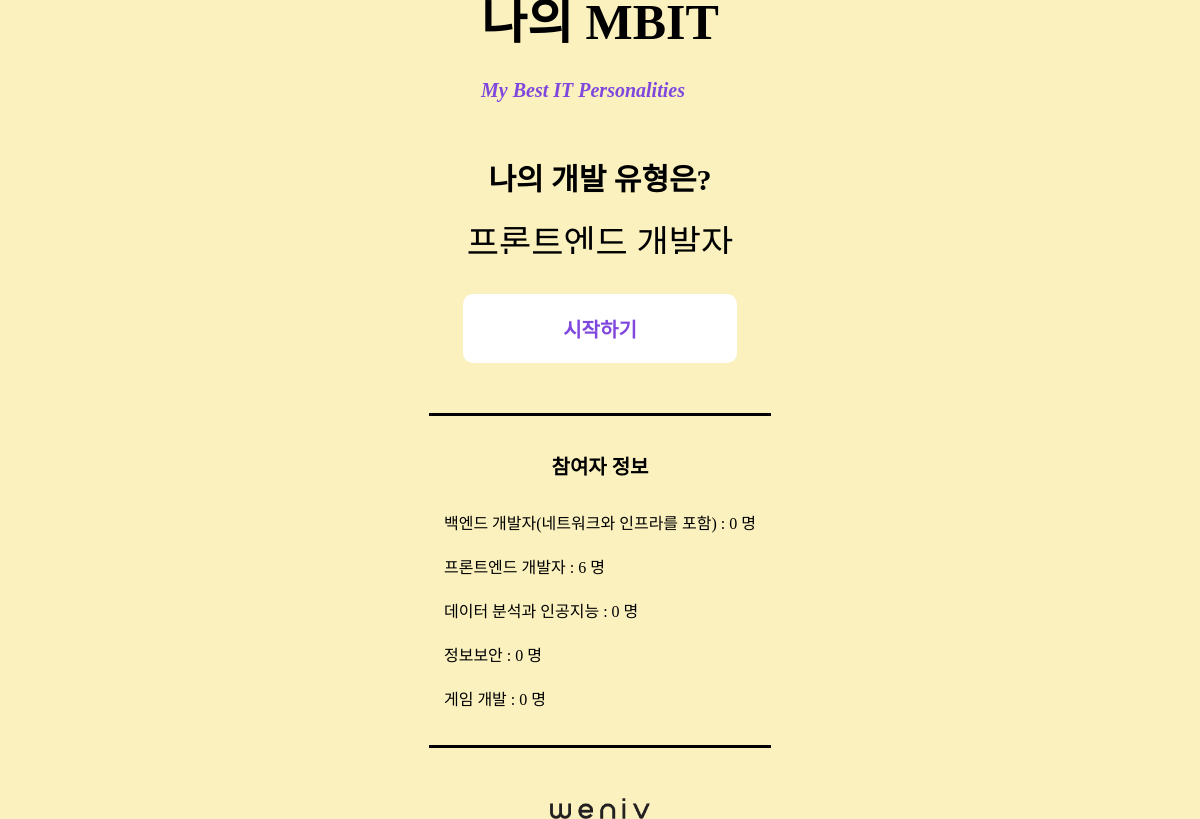
The page / on the database its author committed.
### main/models.py (models this page shows, shortened)
class Developer(models.Model):
    name = models.CharField(max_length=50)
    count = models.IntegerField(default=0)

### main/views.py (the view)
# urls.py: path('', views.index),
def index(request):
    developers = Developer.objects.all()
    print(developers.query)
    context = {
        'developers': developers,
    }
    return render(request, 'index.html', context = context)

### main/templates/index.html (shortened to what this page needs)
{% load static %}
<!DOCTYPE html>
<html lang="ko">
<head>
    <link rel="stylesheet" type="text/css" href="{% static 'css/reset.css' %}">
    <link rel="stylesheet" type="text/css" href="{% static 'css/style.css' %}">
</head>
<body>
    <main id="mainContents">
        <h1 class="title">
            <strong class="main_title">나의 MBIT</strong>
            <em class="sub_title">My Best IT Personalities</em>
        </h1>
        <section class="intro">
            <h2>나의 개발 유형은?</h2>
            <div class="box_type">
                <ul class="list_type">
                    <li>프론트엔드 개발자</li>
                </ul>
            </div>
        </section>
        <a href="/form/" class="btn_start">시작하기</a>
        <section class="result_data">
            <h2>참여자 정보</h2>
            <ul>
                 {% for developer in developers %}
                    <li>{{ developer.name }} : {{developer.count}} 명</li>
                {% endfor %}
            </ul>
        </section>
        <footer class="weniv">
            <a href="">
                <img src="{% static 'images/weniv_logo_black.png' %}" alt="weniv 홈으로">
            </a>
        </footer>
    </main>
</body>
</html>

### main/static/css/style.css (style rules this page uses)
#mainContents { display: flex; flex-direction: column; align-items: center; justify-content: center; width: 100vw; height: 100vh; }
.title { margin-bottom: 50px; }
.main_title { display: block; font-size: 50px; margin-bottom: 15px; }
.sub_title { font-size: 20px; color: #7F47DD; }
.intro { text-align: center; margin-bottom: 40px; }
.intro h2 { font-size: 30px; margin-bottom: 15px; }
.box_type { font-size: 35px; height: 40px; overflow: hidden; }
.box_type .list_type { animation: rotate 7s infinite; }
.btn_start { padding: 20px 100px; margin-bottom: 50px; border-radius: 10px; background-color: white; color: #7F47DD; font-size: 20px; font-weight: bold; }
.result_data { margin-bottom: 50px; padding: 15px; border-top: 3px solid black; border-bottom: 3px solid black; }
.result_data h2 { text-align: center; font-size: 20px; padding: 20px 0 30px; }
.result_data li { margin-bottom: 20px; }
.weniv img { width: 100px; }

### rows shown on the page
Developer: name "백엔드 개발자(네트워크와 인프라를 포함)", count "0"
Developer: name "프론트엔드 개발자", count "6"
Developer: name "데이터 분석과 인공지능", count "0"
Developer: name "정보보안", count "0"
Developer: name "게임 개발", count "0"
